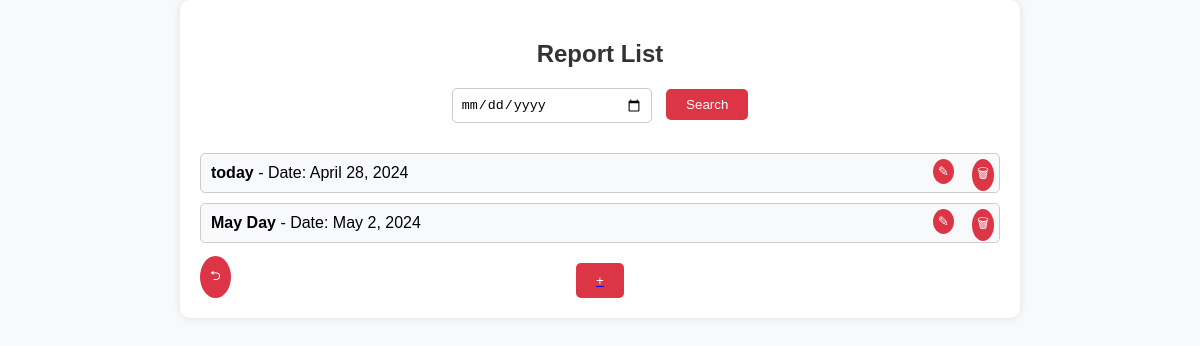
Before: /report/ (signed in) with the older database file.
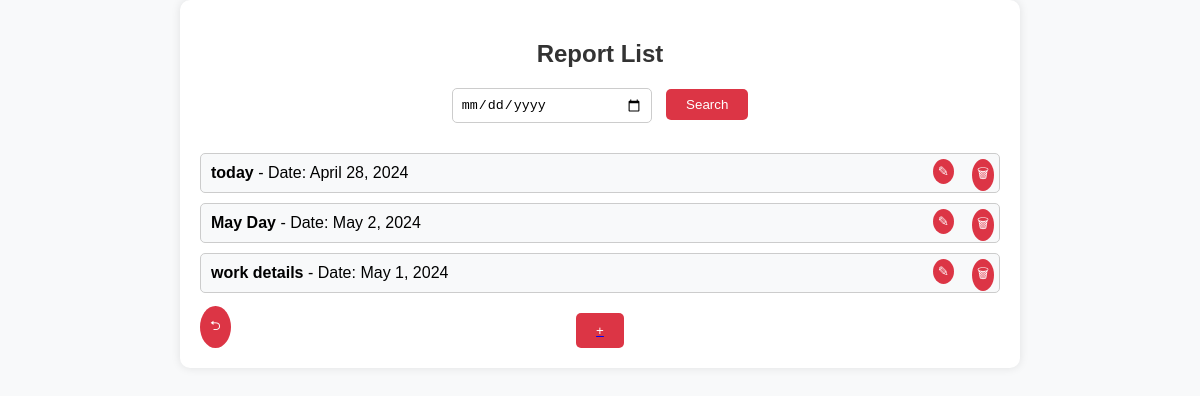
After: the same page with the newer database file.
### ashaease/models.py (models this page shows, shortened)
class Report(models.Model):
    name = models.CharField(max_length=255)
    date = models.DateField()
    created_by = models.ForeignKey(User, on_delete=models.CASCADE, related_name="reports")

### ashaease/views.py (the view)
# urls.py: path('report/', views.report, name='report'),
def report(request):
    if request.method == "POST":
        date = request.POST.get('date')
        request.session['report_date'] = {
            'date': date,
        }
        return redirect('report')
    try:
        date = request.session.pop('report_date')
        if date:
            date = date.get('date')
        reports = Report.objects.filter(created_by=request.user, date= date)
    except:
        reports = Report.objects.filter(created_by=request.user)
    context = {
        'reports' : reports,
    }
    return render(request, 'report.html', context)

### ashaease/templates/report.html (shortened to what this page needs)
<!DOCTYPE html>
<html lang="en">
<head>
</head>
<body>
<div class="container">
  <h2>Report List</h2>
  <form id="reportForm" method="POST" action="{% url 'report' %}">
  <div class="search-container">
    <input type="date" name="date" id="search-date">
    <button id="search-btn" type="submit">Search</button>
  </div>
  </form>
  <div class="report-list" id="report-list">
    {% if reports %}
    {% for i in reports %}
    <div class="report">
        <form id="reportForm" method="POST" action="{% url 'report_view' %}">
            <button class="edit-btn" type="submit">&#9998;</button>
        </form>
        <form id="reportForm" method="POST" action="{% url 'report_delete' %}">
            <button class="delete-btn" type="submit">&#128465;</button>
        </form>
        <strong>{{ i.name }}</strong> - Date: {{ i.date }}
    </div>
    {% endfor %}
    {% endif %}
  </div>
  <a href="/report_edit"><button class="add-report-btn" id="add-report-btn">+</button></a>
  <a href="/home"><button class="back-btn">⮌</button></a>
</div>
</body>
</html>

Changed rows visible on the page:
added Report: name "work details", date "May 1, 2024"
